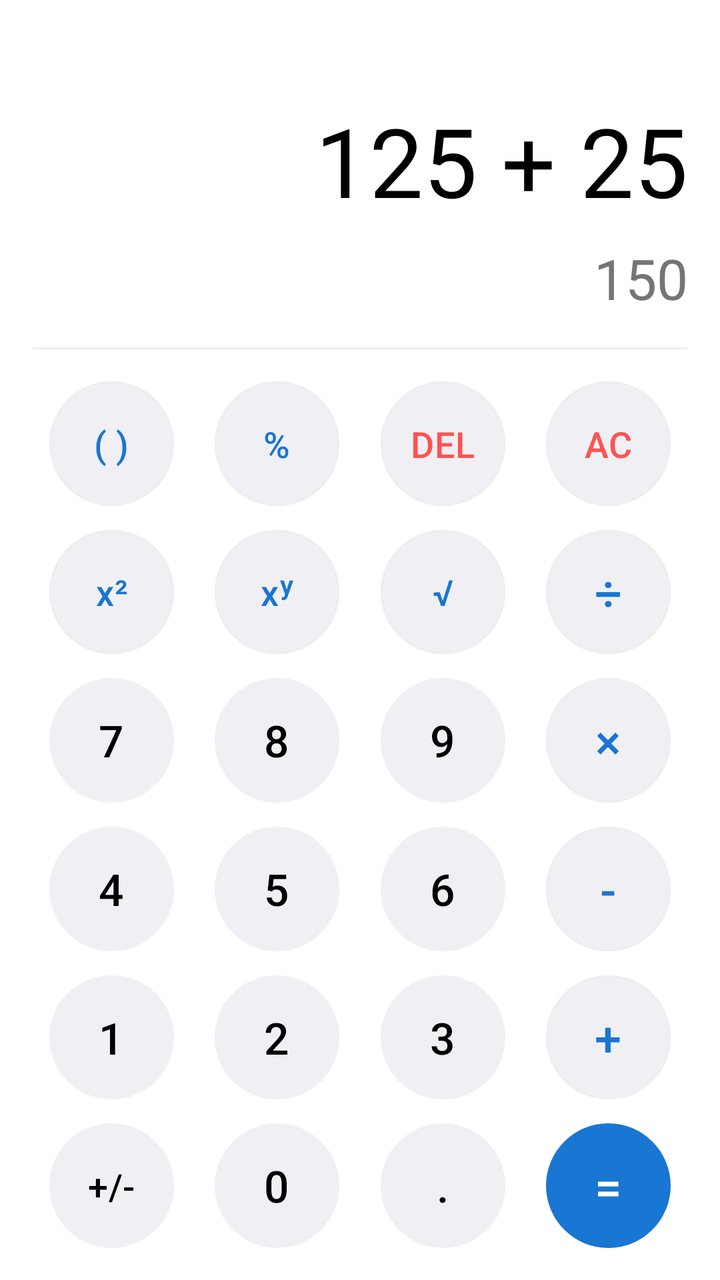
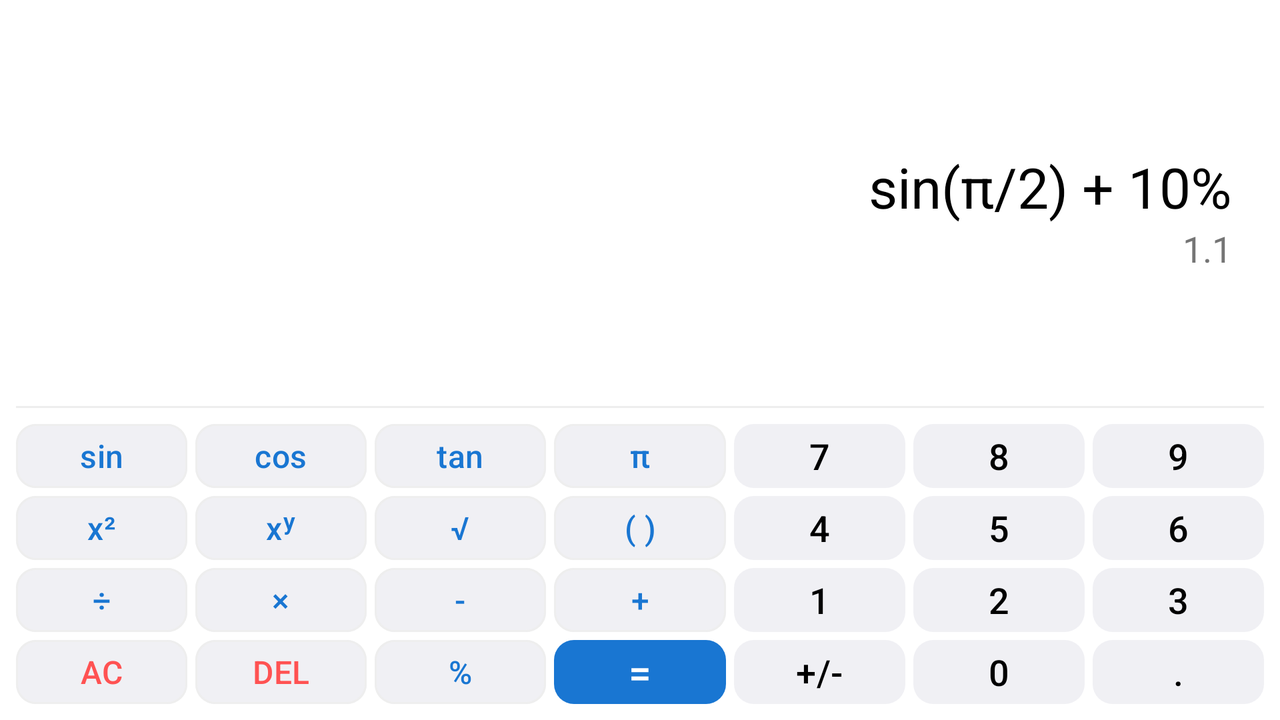

First picture: res/layout/ on a phone held upright. Second picture: the repository's own variant of that layout, on a device whose configuration matches the variant's folder. Source for both follows.
<!-- AndroidManifest.xml: application theme Theme.StudentCalculator -->
<!-- res/layout/fragment_calculator.xml -->
<?xml version="1.0" encoding="utf-8"?>
<androidx.constraintlayout.widget.ConstraintLayout xmlns:android="http://schemas.android.com/apk/res/android"
    xmlns:app="http://schemas.android.com/apk/res-auto"
    xmlns:tools="http://schemas.android.com/tools"
    android:layout_width="match_parent"
    android:layout_height="match_parent"
    android:background="@android:color/white"
    android:padding="16dp">

    
    <TextView
        android:id="@+id/tv_expression"
        android:layout_width="0dp"
        android:layout_height="wrap_content"
        android:layout_marginTop="32dp"
        android:gravity="end"
        android:hint="0"
        android:maxLines="2"
        android:textColor="@android:color/black"
        android:textSize="48sp"
        app:layout_constraintEnd_toEndOf="parent"
        app:layout_constraintStart_toStartOf="parent"
        app:layout_constraintTop_toTopOf="parent"
        tools:text="125 + 25" />

    <TextView
        android:id="@+id/tv_result"
        android:layout_width="0dp"
        android:layout_height="wrap_content"
        android:layout_marginTop="8dp"
        android:gravity="end"
        android:textColor="#757575"
        android:textSize="28sp"
        app:layout_constraintEnd_toEndOf="parent"
        app:layout_constraintStart_toStartOf="parent"
        app:layout_constraintTop_toBottomOf="@id/tv_expression"
        tools:text="150" />

    <View
        android:id="@+id/divider"
        android:layout_width="match_parent"
        android:layout_height="1dp"
        android:layout_marginTop="16dp"
        android:background="#EEEEEE"
        app:layout_constraintTop_toBottomOf="@id/tv_result" />

    
    <androidx.constraintlayout.widget.ConstraintLayout
        android:layout_width="match_parent"
        android:layout_height="0dp"
        android:layout_marginTop="16dp"
        app:layout_constraintBottom_toBottomOf="parent"
        app:layout_constraintTop_toBottomOf="@id/divider">

        <androidx.constraintlayout.helper.widget.Flow
            android:id="@+id/flow_buttons"
            android:layout_width="match_parent"
            android:layout_height="match_parent"
            app:constraint_referenced_ids="btn_parentheses,btn_percent,btn_del,btn_ac,btn_sqr,btn_pow,btn_sqrt,btn_divide,btn_7,btn_8,btn_9,btn_multiply,btn_4,btn_5,btn_6,btn_minus,btn_1,btn_2,btn_3,btn_plus,btn_sign,btn_0,btn_dot,btn_equals"
            app:flow_horizontalGap="12dp"
            app:flow_maxElementsWrap="4"
            app:flow_verticalGap="12dp"
            app:flow_wrapMode="aligned" />

        
        <com.google.android.material.button.MaterialButton
            android:id="@+id/btn_ac"
            android:layout_width="0dp"
            android:layout_height="0dp"
            style="@style/Widget.App.Button.Circular.Action"
            android:text="AC"
            android:textColor="#FF5252" />

        <com.google.android.material.button.MaterialButton
            android:id="@+id/btn_del"
            android:layout_width="0dp"
            android:layout_height="0dp"
            style="@style/Widget.App.Button.Circular.Action"
            android:text="DEL"
            android:textColor="#FF5252" />

        <com.google.android.material.button.MaterialButton
            android:id="@+id/btn_parentheses"
            android:layout_width="0dp"
            android:layout_height="0dp"
            style="@style/Widget.App.Button.Circular.Action"
            android:text="( )" />

        <com.google.android.material.button.MaterialButton
            android:id="@+id/btn_percent"
            android:layout_width="0dp"
            android:layout_height="0dp"
            style="@style/Widget.App.Button.Circular.Action"
            android:text="%" />

        <com.google.android.material.button.MaterialButton
            android:id="@+id/btn_sqr"
            android:layout_width="0dp"
            android:layout_height="0dp"
            style="@style/Widget.App.Button.Circular.Action"
            android:text="x²" />

        <com.google.android.material.button.MaterialButton
            android:id="@+id/btn_pow"
            android:layout_width="0dp"
            android:layout_height="0dp"
            style="@style/Widget.App.Button.Circular.Action"
            android:text="xʸ" />

        <com.google.android.material.button.MaterialButton
            android:id="@+id/btn_sqrt"
            android:layout_width="0dp"
            android:layout_height="0dp"
            style="@style/Widget.App.Button.Circular.Action"
            android:text="√" />

        <com.google.android.material.button.MaterialButton
            android:id="@+id/btn_divide"
            android:layout_width="0dp"
            android:layout_height="0dp"
            style="@style/Widget.App.Button.Circular.Action"
            android:text="÷"
            android:textSize="24sp" />

        <com.google.android.material.button.MaterialButton
            android:id="@+id/btn_multiply"
            android:layout_width="0dp"
            android:layout_height="0dp"
            style="@style/Widget.App.Button.Circular.Action"
            android:text="×"
            android:textSize="24sp" />

        <com.google.android.material.button.MaterialButton
            android:id="@+id/btn_minus"
            android:layout_width="0dp"
            android:layout_height="0dp"
            style="@style/Widget.App.Button.Circular.Action"
            android:text="-"
            android:textSize="24sp" />

        <com.google.android.material.button.MaterialButton
            android:id="@+id/btn_plus"
            android:layout_width="0dp"
            android:layout_height="0dp"
            style="@style/Widget.App.Button.Circular.Action"
            android:text="+"
            android:textSize="24sp" />

        
        <com.google.android.material.button.MaterialButton
            android:id="@+id/btn_equals"
            android:layout_width="0dp"
            android:layout_height="0dp"
            style="@style/Widget.App.Button.Circular.Equals"
            android:text="=" />

        
        <com.google.android.material.button.MaterialButton
            android:id="@+id/btn_7"
            android:layout_width="0dp"
            android:layout_height="0dp"
            style="@style/Widget.App.Button.Circular.Numeric"
            android:text="7" />

        <com.google.android.material.button.MaterialButton
            android:id="@+id/btn_8"
            android:layout_width="0dp"
            android:layout_height="0dp"
            style="@style/Widget.App.Button.Circular.Numeric"
            android:text="8" />

        <com.google.android.material.button.MaterialButton
            android:id="@+id/btn_9"
            android:layout_width="0dp"
            android:layout_height="0dp"
            style="@style/Widget.App.Button.Circular.Numeric"
            android:text="9" />

        <com.google.android.material.button.MaterialButton
            android:id="@+id/btn_4"
            android:layout_width="0dp"
            android:layout_height="0dp"
            style="@style/Widget.App.Button.Circular.Numeric"
            android:text="4" />

        <com.google.android.material.button.MaterialButton
            android:id="@+id/btn_5"
            android:layout_width="0dp"
            android:layout_height="0dp"
            style="@style/Widget.App.Button.Circular.Numeric"
            android:text="5" />

        <com.google.android.material.button.MaterialButton
            android:id="@+id/btn_6"
            android:layout_width="0dp"
            android:layout_height="0dp"
            style="@style/Widget.App.Button.Circular.Numeric"
            android:text="6" />

        <com.google.android.material.button.MaterialButton
            android:id="@+id/btn_1"
            android:layout_width="0dp"
            android:layout_height="0dp"
            style="@style/Widget.App.Button.Circular.Numeric"
            android:text="1" />

        <com.google.android.material.button.MaterialButton
            android:id="@+id/btn_2"
            android:layout_width="0dp"
            android:layout_height="0dp"
            style="@style/Widget.App.Button.Circular.Numeric"
            android:text="2" />

        <com.google.android.material.button.MaterialButton
            android:id="@+id/btn_3"
            android:layout_width="0dp"
            android:layout_height="0dp"
            style="@style/Widget.App.Button.Circular.Numeric"
            android:text="3" />

        <com.google.android.material.button.MaterialButton
            android:id="@+id/btn_sign"
            android:layout_width="0dp"
            android:layout_height="0dp"
            style="@style/Widget.App.Button.Circular.Numeric"
            android:text="+/-"
            android:textSize="18sp" />

        <com.google.android.material.button.MaterialButton
            android:id="@+id/btn_0"
            android:layout_width="0dp"
            android:layout_height="0dp"
            style="@style/Widget.App.Button.Circular.Numeric"
            android:text="0" />

        <com.google.android.material.button.MaterialButton
            android:id="@+id/btn_dot"
            android:layout_width="0dp"
            android:layout_height="0dp"
            style="@style/Widget.App.Button.Circular.Numeric"
            android:text="." />

    </androidx.constraintlayout.widget.ConstraintLayout>

</androidx.constraintlayout.widget.ConstraintLayout>
<!-- resources referenced by this layout -->
<resources>
  <style name="Widget.App.Button.Circular.Action" parent="Widget.App.Button">
          <item name="android:layout_width">0dp</item>
          <item name="android:layout_height">0dp</item>
          <item name="backgroundTint">#F0F0F4</item>
          <item name="android:textColor">?attr/colorPrimary</item>
          <item name="strokeColor">#EEEEEE</item>
          <item name="strokeWidth">1dp</item>
          <item name="cornerRadius">100dp</item>
          <item name="layout_constraintDimensionRatio">1:1</item>
          <item name="android:textSize">18sp</item>
      </style>
  <style name="Widget.App.Button.Circular.Equals" parent="Widget.App.Button">
          <item name="android:layout_width">0dp</item>
          <item name="android:layout_height">0dp</item>
          <item name="backgroundTint">?attr/colorPrimary</item>
          <item name="android:textColor">@android:color/white</item>
          <item name="cornerRadius">100dp</item>
          <item name="layout_constraintDimensionRatio">1:1</item>
          <item name="android:textSize">24sp</item>
      </style>
  <style name="Widget.App.Button.Circular.Numeric" parent="Widget.App.Button">
          <item name="android:layout_width">0dp</item>
          <item name="android:layout_height">0dp</item>
          <item name="backgroundTint">#F0F0F4</item>
          <item name="android:textColor">@android:color/black</item>
          <item name="cornerRadius">100dp</item>
          <item name="layout_constraintDimensionRatio">1:1</item>
          <item name="android:textSize">22sp</item>
      </style>
  <style name="Theme.StudentCalculator" parent="Base.Theme.StudentCalculator" />
  <style name="Widget.App.Button" parent="Widget.Material3.Button">
          <item name="android:insetTop">0dp</item>
          <item name="android:insetBottom">0dp</item>
          <item name="android:insetLeft">0dp</item>
          <item name="android:insetRight">0dp</item>
          <item name="android:padding">0dp</item>
          <item name="elevation">0dp</item>
          <item name="android:textAllCaps">false</item>
          <item name="android:minHeight">0dp</item>
          <item name="android:minWidth">0dp</item>
      </style>
  <style name="Base.Theme.StudentCalculator" parent="Theme.Material3.Light.NoActionBar">
          <item name="colorPrimary">#1976D2</item>
          <item name="android:windowBackground">@android:color/white</item>
          <item name="android:statusBarColor">@android:color/white</item>
          <item name="android:windowLightStatusBar">true</item>
      </style>
</resources>
<!-- res/layout-land/fragment_calculator.xml (the repository's variant of the layout above) -->
<!-- drawn on the phone turned sideways -->
<?xml version="1.0" encoding="utf-8"?>
<androidx.constraintlayout.widget.ConstraintLayout xmlns:android="http://schemas.android.com/apk/res/android"
    xmlns:app="http://schemas.android.com/apk/res-auto"
    xmlns:tools="http://schemas.android.com/tools"
    android:layout_width="match_parent"
    android:layout_height="match_parent"
    android:background="@android:color/white"
    android:padding="8dp">

    <androidx.constraintlayout.widget.ConstraintLayout
        android:id="@+id/display_area"
        android:layout_width="match_parent"
        android:layout_height="0dp"
        android:paddingHorizontal="16dp"
        app:layout_constraintBottom_toTopOf="@id/divider_h"
        app:layout_constraintTop_toTopOf="parent">

        <TextView
            android:id="@+id/tv_expression"
            android:layout_width="match_parent"
            android:layout_height="wrap_content"
            android:gravity="end"
            android:hint="0"
            android:maxLines="1"
            android:textColor="@android:color/black"
            android:textSize="28sp"
            app:layout_constraintBottom_toTopOf="@id/tv_result"
            app:layout_constraintTop_toTopOf="parent"
            app:layout_constraintVertical_chainStyle="packed"
            tools:text="sin(π/2) + 10%" />

        <TextView
            android:id="@+id/tv_result"
            android:layout_width="match_parent"
            android:layout_height="wrap_content"
            android:gravity="end"
            android:textColor="#757575"
            android:textSize="18sp"
            app:layout_constraintBottom_toBottomOf="parent"
            app:layout_constraintTop_toBottomOf="@id/tv_expression"
            tools:text="1.1" />
    </androidx.constraintlayout.widget.ConstraintLayout>

    <View
        android:id="@+id/divider_h"
        android:layout_width="match_parent"
        android:layout_height="1dp"
        android:layout_marginBottom="8dp"
        android:background="#EEEEEE"
        app:layout_constraintBottom_toTopOf="@id/keypad_container" />

    <androidx.constraintlayout.widget.ConstraintLayout
        android:id="@+id/keypad_container"
        android:layout_width="match_parent"
        android:layout_height="wrap_content"
        app:layout_constraintBottom_toBottomOf="parent">

        <androidx.constraintlayout.helper.widget.Flow
            android:id="@+id/flow_buttons"
            android:layout_width="match_parent"
            android:layout_height="wrap_content"
            app:constraint_referenced_ids="btn_sin,btn_cos,btn_tan,btn_pi,btn_7,btn_8,btn_9,btn_sqr,btn_pow,btn_sqrt,btn_parentheses,btn_4,btn_5,btn_6,btn_divide,btn_multiply,btn_minus,btn_plus,btn_1,btn_2,btn_3,btn_ac,btn_del,btn_percent,btn_equals,btn_sign,btn_0,btn_dot"
            app:flow_horizontalGap="4dp"
            app:flow_maxElementsWrap="7"
            app:flow_verticalGap="4dp"
            app:flow_wrapMode="aligned"
            app:layout_constraintTop_toTopOf="parent" />

        <com.google.android.material.button.MaterialButton android:id="@+id/btn_sin" style="@style/Widget.App.Button.Rect.Action" android:text="sin" />
        <com.google.android.material.button.MaterialButton android:id="@+id/btn_cos" style="@style/Widget.App.Button.Rect.Action" android:text="cos" />
        <com.google.android.material.button.MaterialButton android:id="@+id/btn_tan" style="@style/Widget.App.Button.Rect.Action" android:text="tan" />
        <com.google.android.material.button.MaterialButton android:id="@+id/btn_pi" style="@style/Widget.App.Button.Rect.Action" android:text="π" />
        <com.google.android.material.button.MaterialButton android:id="@+id/btn_7" style="@style/Widget.App.Button.Rect.Numeric" android:text="7" />
        <com.google.android.material.button.MaterialButton android:id="@+id/btn_8" style="@style/Widget.App.Button.Rect.Numeric" android:text="8" />
        <com.google.android.material.button.MaterialButton android:id="@+id/btn_9" style="@style/Widget.App.Button.Rect.Numeric" android:text="9" />

        <com.google.android.material.button.MaterialButton android:id="@+id/btn_sqr" style="@style/Widget.App.Button.Rect.Action" android:text="x²" />
        <com.google.android.material.button.MaterialButton android:id="@+id/btn_pow" style="@style/Widget.App.Button.Rect.Action" android:text="xʸ" />
        <com.google.android.material.button.MaterialButton android:id="@+id/btn_sqrt" style="@style/Widget.App.Button.Rect.Action" android:text="√" />
        <com.google.android.material.button.MaterialButton android:id="@+id/btn_parentheses" style="@style/Widget.App.Button.Rect.Action" android:text="( )" />
        <com.google.android.material.button.MaterialButton android:id="@+id/btn_4" style="@style/Widget.App.Button.Rect.Numeric" android:text="4" />
        <com.google.android.material.button.MaterialButton android:id="@+id/btn_5" style="@style/Widget.App.Button.Rect.Numeric" android:text="5" />
        <com.google.android.material.button.MaterialButton android:id="@+id/btn_6" style="@style/Widget.App.Button.Rect.Numeric" android:text="6" />

        <com.google.android.material.button.MaterialButton android:id="@+id/btn_ac" style="@style/Widget.App.Button.Rect.Action" android:text="AC" android:textColor="#FF5252" />
        <com.google.android.material.button.MaterialButton android:id="@+id/btn_del" style="@style/Widget.App.Button.Rect.Action" android:text="DEL" android:textColor="#FF5252" />
        <com.google.android.material.button.MaterialButton android:id="@+id/btn_percent" style="@style/Widget.App.Button.Rect.Action" android:text="%" />
        <com.google.android.material.button.MaterialButton android:id="@+id/btn_divide" style="@style/Widget.App.Button.Rect.Action" android:text="÷" />
        <com.google.android.material.button.MaterialButton android:id="@+id/btn_1" style="@style/Widget.App.Button.Rect.Numeric" android:text="1" />
        <com.google.android.material.button.MaterialButton android:id="@+id/btn_2" style="@style/Widget.App.Button.Rect.Numeric" android:text="2" />
        <com.google.android.material.button.MaterialButton android:id="@+id/btn_3" style="@style/Widget.App.Button.Rect.Numeric" android:text="3" />

        <com.google.android.material.button.MaterialButton android:id="@+id/btn_multiply" style="@style/Widget.App.Button.Rect.Action" android:text="×" />
        <com.google.android.material.button.MaterialButton android:id="@+id/btn_minus" style="@style/Widget.App.Button.Rect.Action" android:text="-" />
        <com.google.android.material.button.MaterialButton android:id="@+id/btn_plus" style="@style/Widget.App.Button.Rect.Action" android:text="+" />
        <com.google.android.material.button.MaterialButton android:id="@+id/btn_equals" style="@style/Widget.App.Button.Rect.Equals" android:text="=" />
        <com.google.android.material.button.MaterialButton android:id="@+id/btn_sign" style="@style/Widget.App.Button.Rect.Numeric" android:text="+/-" />
        <com.google.android.material.button.MaterialButton android:id="@+id/btn_0" style="@style/Widget.App.Button.Rect.Numeric" android:text="0" />
        <com.google.android.material.button.MaterialButton android:id="@+id/btn_dot" style="@style/Widget.App.Button.Rect.Numeric" android:text="." />

    </androidx.constraintlayout.widget.ConstraintLayout>
</androidx.constraintlayout.widget.ConstraintLayout>
<!-- resources referenced by the variant -->
<!-- as the phone turned sideways resolves them -->
<resources>
  <style name="Widget.App.Button.Rect.Action" parent="Widget.App.Button.Rect">
          <item name="backgroundTint">#F0F0F4</item>
          <item name="android:textColor">?attr/colorPrimary</item>
          <item name="strokeColor">#EEEEEE</item>
          <item name="strokeWidth">1dp</item>
          <item name="android:textSize">16sp</item>
      </style>
  <style name="Widget.App.Button.Rect.Equals" parent="Widget.App.Button.Rect">
          <item name="backgroundTint">?attr/colorPrimary</item>
          <item name="android:textColor">@android:color/white</item>
          <item name="android:textSize">20sp</item>
      </style>
  <style name="Widget.App.Button.Rect.Numeric" parent="Widget.App.Button.Rect">
          <item name="backgroundTint">#F0F0F4</item>
          <item name="android:textColor">@android:color/black</item>
          <item name="android:textSize">18sp</item>
      </style>
  <style name="Theme.StudentCalculator" parent="Base.Theme.StudentCalculator" />
  <style name="Widget.App.Button.Rect" parent="Widget.App.Button">
          <item name="cornerRadius">10dp</item>
          <item name="android:layout_width">0dp</item>
          <item name="android:layout_height">@dimen/calc_button_height_rect</item>
      </style>
  <style name="Base.Theme.StudentCalculator" parent="Theme.Material3.Light.NoActionBar">
          <item name="colorPrimary">#1976D2</item>
          <item name="android:windowBackground">@android:color/white</item>
          <item name="android:statusBarColor">@android:color/white</item>
          <item name="android:windowLightStatusBar">true</item>
      </style>
  <style name="Widget.App.Button" parent="Widget.Material3.Button">
          <item name="android:insetTop">0dp</item>
          <item name="android:insetBottom">0dp</item>
          <item name="android:insetLeft">0dp</item>
          <item name="android:insetRight">0dp</item>
          <item name="android:padding">0dp</item>
          <item name="elevation">0dp</item>
          <item name="android:textAllCaps">false</item>
          <item name="android:minHeight">0dp</item>
          <item name="android:minWidth">0dp</item>
      </style>
  <!-- from res/values-land/ -->
  <dimen name="calc_button_height_rect">32dp</dimen>
</resources>
